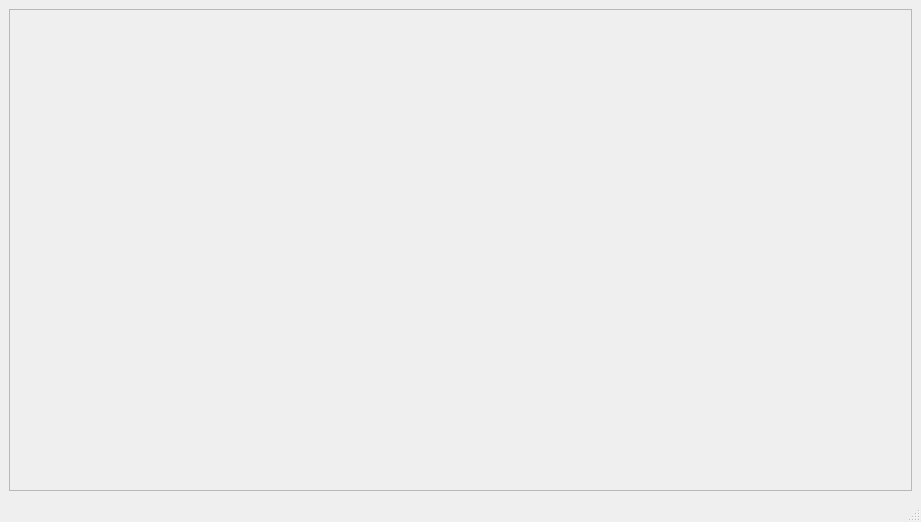
<ui version="4.0" >
 <class>MainWindow</class>
 <widget class="QMainWindow" name="MainWindow" >
  <property name="geometry" >
   <rect>
    <x>0</x>
    <y>0</y>
    <width>921</width>
    <height>522</height>
   </rect>
  </property>
  <property name="windowTitle" >
   <string>MainWindow</string>
  </property>
  <widget class="QWidget" name="centralwidget" >
   <layout class="QGridLayout" >
    <property name="margin" >
     <number>9</number>
    </property>
    <property name="spacing" >
     <number>6</number>
    </property>
    <item row="0" column="0" >
     <widget class="QFrame" name="frame" >
      <property name="frameShape" >
       <enum>QFrame::StyledPanel</enum>
      </property>
      <property name="frameShadow" >
       <enum>QFrame::Raised</enum>
      </property>
     </widget>
    </item>
   </layout>
  </widget>
  <widget class="QMenuBar" name="menubar" >
   <property name="geometry" >
    <rect>
     <x>0</x>
     <y>0</y>
     <width>921</width>
     <height>25</height>
    </rect>
   </property>
  </widget>
  <widget class="QStatusBar" name="statusbar" />
 </widget>
 <resources/>
 <connections/>
</ui>
